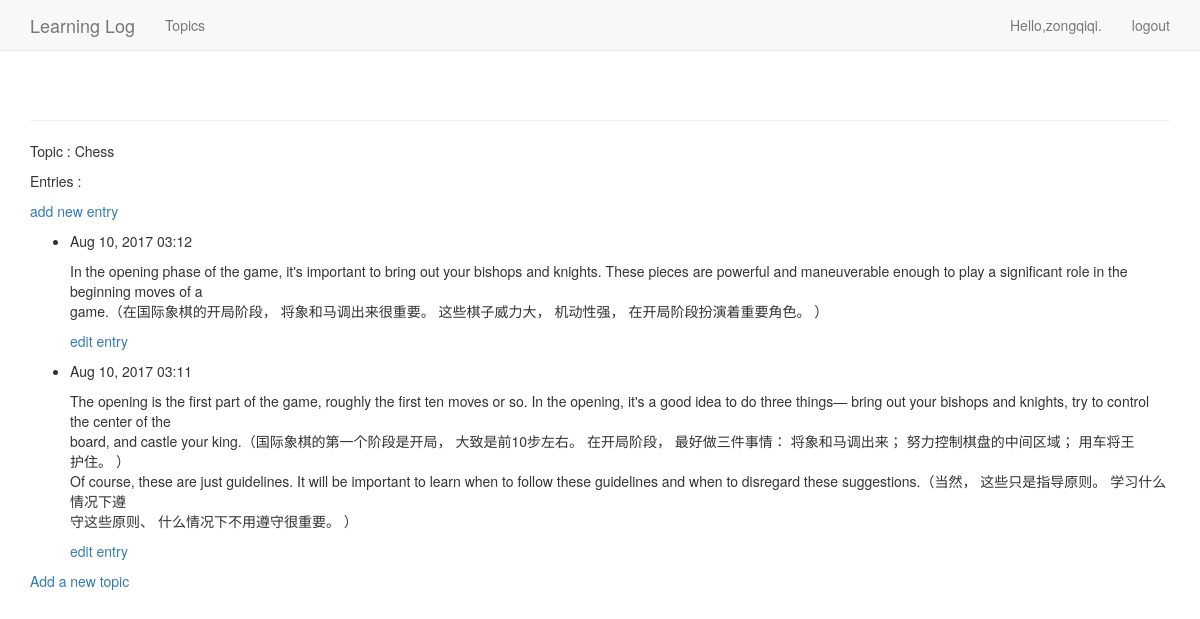
The page /topics/1/ (signed in) on the database its author committed.
### app/models.py (models this page shows, shortened)
class Topic(models.Model):
	text=models.CharField(max_length=200)
	date_added=models.DateTimeField(auto_now_add=True)
	ower=models.ForeignKey(User)
	def __str__(self):
		return self.text

class Entry(models.Model):
	topic=models.ForeignKey(Topic)
	text=models.TextField()
	date_added=models.DateTimeField(auto_now_add=True)
	class Meta:
		verbose_name_plural='entries'

### app/views.py (the view)
# urls.py: url(r'^topics/(?P<topic_id>\d+)/$',views.topic,name='topic'),
@login_required
def topic(request,topic_id):
	topic=Topic.objects.get(id=topic_id)
	if topic.ower!=request.user:
		raise Http404
	entries=topic.entry_set.order_by('-date_added')
	context={'topic':topic,'entries':entries}
	return render(request,'app/topic.html',context)

### app/templates/app/topic.html
{% extends 'app/base.html' %}
{% block content %}
	<p>Topic : {{ topic }}</p>
	<p>Entries : </p>
	<p>
		<a href="{% url 'app:new_entry' topic.id %}">add new entry</a>
	</p>
	<ul>
		{% for entry in entries %}
		<li>
			<p>{{ entry.date_added|date:'M d, Y H:i' }}</p>
			<p>{{ entry.text|linebreaks }}</p>
			<p>
				<a href=" {% url 'app:edit_entry' entry.id %} ">edit entry</a>
			</p>
		</li>
		{% empty %}
		<li>
			There are no entries for this topic yet.
		</li>
		{% endfor %}
	</ul>
	<a href="{% url 'app:new_topic' %}">Add a new topic</a>
{% endblock content %}

### app/templates/app/base.html (shortened to what this page needs)
{% load bootstrap3 %}
<!DOCTYPE html>
<html lang="en">
<head>
	{% bootstrap_css %}
</head>
<body>
	<nav class="navbar navbar-default navbar-static-top">
	<div class="container">
		<div class="navbar-header">
			<a class="navbar-brand" href="{% url 'app:index' %}">Learning Log</a>
		</div>
		<div id="navbar" class="navbar-collapse collapse">
			<ul class="nav navbar-nav">
				<li><a href="{% url 'app:topics' %}">Topics</a></li>
			</ul>
			<ul class="nav navbar-nav navbar-right">
				{% if user.is_authenticated %}
					<li><a>Hello,{{ user.username }}.</a></li>
					<li><a href="{% url 'users:logout' %}">logout</a></li>
				{% else %}
					<li><a href="{% url 'users:register' %}">register</a></li>
					<li><a href="{% url 'users:login' %}">login</a></li>
				{% endif %}
			</ul>
		</div>
	</div>
	</nav>
	<div class="container">
		<div class="page-header">
		</div>
		<div>
			{% block content %}{% endblock content %}
		</div>
	</div>
</body>
</html>

### rows shown on the page
Topic: text "Chess"
Entry: date_added "Aug 10, 2017 03:12", text "In the opening phase of the game, it's important to bring out your bishops and knights. These pieces are powerful and maneuverable enough to play a significant role in the beginning moves of a game.（在国际象棋的开局阶段， 将象和马调出来很重要。 这些棋子威力大， 机动性强， 在开局阶段扮演着重要角色。 ）"
Entry: date_added "Aug 10, 2017 03:11", text "The opening is the first part of the game, roughly the first ten moves or so. In the opening, it's a good idea to do three things— bring out your bishops and knights, try to control the center of the board, and castle your king.（国际象棋的第一个阶段是开局， 大致是前10步左右。 在开局阶段， 最好做三件事情： 将象和马调出来； 努力控制棋盘的中间区域； 用车将王 护住。 ） Of course, these are just guidelines. It will be important to learn when to follow these guidelines and when to disregard these suggestions.（当然， 这些只是指导原则。 学习什么情况下遵 守这些原则、 什么情况下不用遵守很重要。 ）"

### other values the page prints
{{ user.username }} "zongqiqi"
